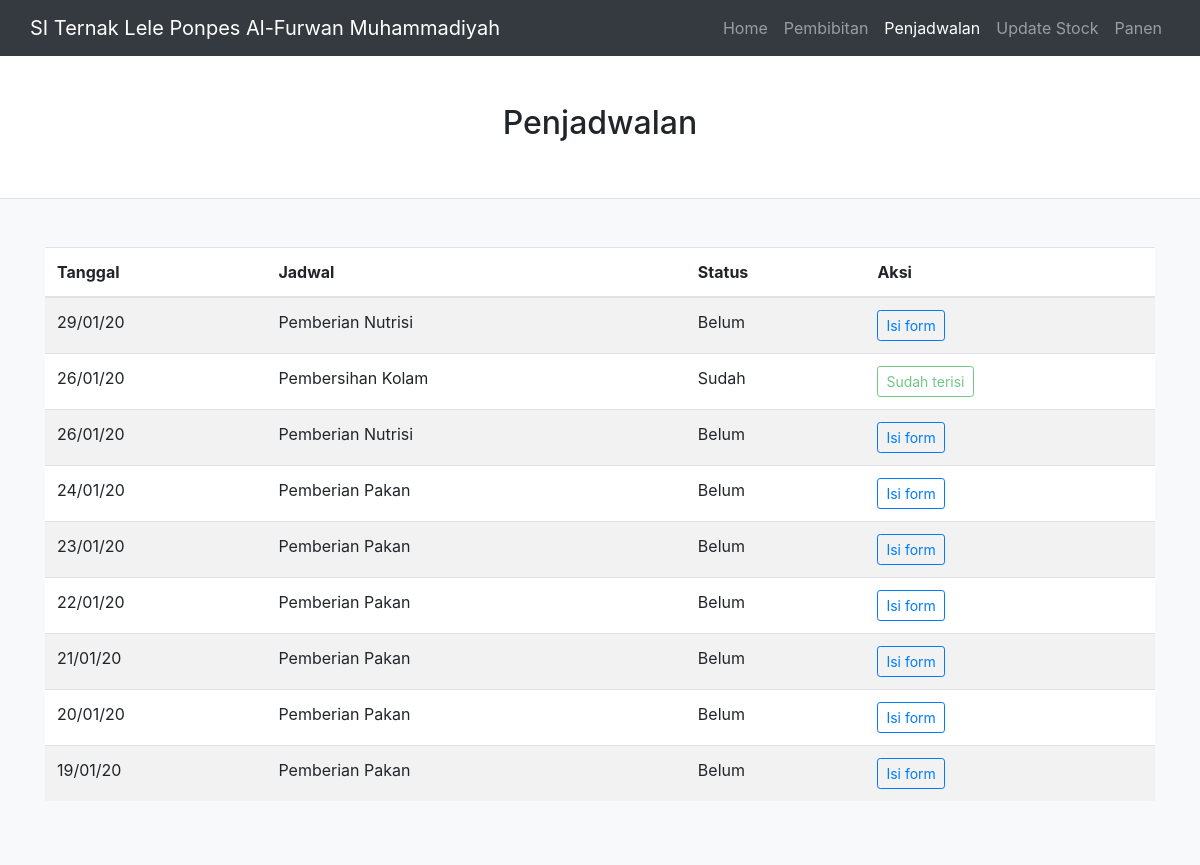
The page /public/penjadwalan (signed in) on the database its author committed.
### tables this page shows
CREATE TABLE `jadwal` (
  `id_jadwal` int(11) NOT NULL,
  `tanggal_jadwal` date NOT NULL,
  `tipe_jadwal` enum('Pemberian Pakan','Pemberian Nutrisi','Pembersihan Kolam') NOT NULL,
  `status` enum('Sudah','Belum') NOT NULL
);

### app/core/Controller.php (called while the page is built, shortened)
<?php
class Controller
{
	public function view($view,$data=[])
	{
		require_once '../app/views/' . $view.'.php';
	}
	public function model($model)
	{
		return new $model;
	}
}

### app/controllers/Penjadwalan.php (called while the page is built, shortened)
<?php
class Penjadwalan extends Controller
{
    public function index()
    {
        $data['judul'] = 'Penjadwalan';
        $data['jadwal'] = $this->model('Penjadwalan_model')->getJadwal();
        $this->view('penjadwalan/index', $data);
    }
}

### app/core/App.php (called while the page is built, shortened)
<?php
class App
{
	protected $method = 'index';
	protected $params = [];
	public function __construct()
	{
		$this->controller = new $this->controller;
		call_user_func_array([$this->controller, $this->method], $this->params);
	}
}

### public/index.php (called while the page is built, shortened)
<?php
$app=new App;

### app/core/Database.php (called while the page is built, shortened)
<?php
class Database{
	private $host=DB_HOST;
	private $user=DB_USER;
	private $pass=DB_PASS;
	private $db_name=DB_NAME;
	private $dbh;
	private $stmt;
	public function __construct()
	{
		$dsn='mysql:host='.$this->host.';dbname='.$this->db_name;
		$option=[
			PDO::ATTR_PERSISTENT=>
			true,
			PDO::ATTR_ERRMODE=>PDO::ERRMODE_EXCEPTION
		];
		try {
			$this->dbh=new PDO($dsn,$this->user,$this->pass,$option);
		} catch(PDOException $e)
		{
			die($e->getMessage());
		}
	}
	public function query($query)
	{
		$this->stmt=$this->dbh->prepare($query);
	}
	public function execute()
	{
		$this->stmt->execute();
	}
	public function resultSet()
	{
		$this->execute();
		return $this->stmt->fetchAll(PDO::FETCH_ASSOC);
	}
}

### app/models/Penjadwalan_model.php (called while the page is built, shortened)
<?php
class Penjadwalan_model
{
    private $db;
    public function __construct()
    {
        $this->db = new Database;
    }
    public function getJadwal()
    {
        $this->db->query('SELECT * FROM jadwal ORDER BY tanggal_jadwal DESC');
        return $this->db->resultSet();
    }
}

### app/views/penjadwalan/index.php (the view, shortened to what this page needs)
<section class="border-bottom">
    <div class="container">
        <div class="py-5 text-center">
            <h2>Penjadwalan</h2>
        </div>
    </div>
</section>
<div class="py-5 bg-light" id="nav-profile" role="tabpanel" aria-labelledby="nav-profile-tab">
    <div class="container">
        <div class="row">
            <div class="col-md-12">
                <table class="table table-striped table-hover bg-white">
                    <thead>
                        <tr>
                            <th scope="col">Tanggal</th>
                            <th scope="col">Jadwal</th>
                            <th scope="col">Status</th>
                            <th scope="col">Aksi</th>
                        </tr>
                    </thead>
                    <tbody>
                        <?php
                        foreach ($data['jadwal'] as $jadwal) : ?>
                            <tr>
                                <td><?= date('d/m/y', strtotime($jadwal['tanggal_jadwal'])) ?></td>
                                <td><?= $jadwal['tipe_jadwal'] ?></td>
                                <td><?= $jadwal['status'] ?></td>
                                <?php
                                $tipe_jadwal = '';
                                if ($jadwal['tipe_jadwal'] == "Pemberian Pakan") {
                                    $tipe_jadwal = 'pemberian_pakan';
                                } else if ($jadwal['tipe_jadwal'] == "Pemberian Nutrisi") {
                                    $tipe_jadwal = 'pemberian_nutrisi';
                                } else if ($jadwal['tipe_jadwal'] == "Pembersihan Kolam") {
                                    $tipe_jadwal = 'pembersihan_kolam';
                                }
                                if ($jadwal['status'] == "Belum") { ?>
                                    <td><a href="<?= BASEURL . '/penjadwalan/' . $tipe_jadwal . '/' . $jadwal['id_jadwal'] ?>" class="btn btn-sm btn-outline-primary">Isi form</a></td>
                                <?php } else { ?>
                                    <td><a href="#" class="btn btn-sm btn-outline-success disabled">Sudah terisi</a></td>
                                <?php } ?>
                            </tr>
                        <?php endforeach; ?>
                    </tbody>
                </table>
            </div>
        </div>
    </div>
</div>

### rows shown on the page
jadwal: tanggal_jadwal "29/01/20", tipe_jadwal "Pemberian Nutrisi", status "Belum"
jadwal: tanggal_jadwal "26/01/20", tipe_jadwal "Pembersihan Kolam", status "Sudah", shows "Sudah terisi"
jadwal: tanggal_jadwal "26/01/20", tipe_jadwal "Pemberian Nutrisi", status "Belum"
jadwal: tanggal_jadwal "24/01/20", tipe_jadwal "Pemberian Pakan", status "Belum"
jadwal: tanggal_jadwal "23/01/20", tipe_jadwal "Pemberian Pakan", status "Belum"
jadwal: tanggal_jadwal "22/01/20", tipe_jadwal "Pemberian Pakan", status "Belum"
jadwal: tanggal_jadwal "21/01/20", tipe_jadwal "Pemberian Pakan", status "Belum"
jadwal: tanggal_jadwal "20/01/20", tipe_jadwal "Pemberian Pakan", status "Belum"
jadwal: tanggal_jadwal "19/01/20", tipe_jadwal "Pemberian Pakan", status "Belum"

### other values the page prints
$menu "Home"
$menu "Pembibitan"
$menu "Penjadwalan"
$menu "Update Stock"
$menu "Panen"
